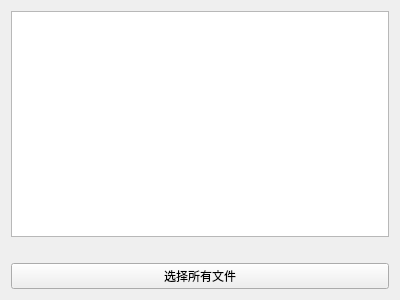
<?xml version="1.0" encoding="UTF-8"?>
<ui version="4.0">
 <class>Form_bin_fuse</class>
 <widget class="QWidget" name="Form_bin_fuse">
  <property name="geometry">
   <rect>
    <x>0</x>
    <y>0</y>
    <width>400</width>
    <height>300</height>
   </rect>
  </property>
  <property name="windowTitle">
   <string>Form</string>
  </property>
  <layout class="QVBoxLayout" name="verticalLayout">
   <item>
    <widget class="QTextBrowser" name="textBrowser_file_list"/>
   </item>
   <item>
    <spacer name="horizontalSpacer_2">
     <property name="orientation">
      <enum>Qt::Horizontal</enum>
     </property>
     <property name="sizeHint" stdset="0">
      <size>
       <width>375</width>
       <height>20</height>
      </size>
     </property>
    </spacer>
   </item>
   <item>
    <widget class="QPushButton" name="pushButton_file_select">
     <property name="text">
      <string>选择所有文件</string>
     </property>
    </widget>
   </item>
  </layout>
 </widget>
 <resources/>
 <connections/>
</ui>
